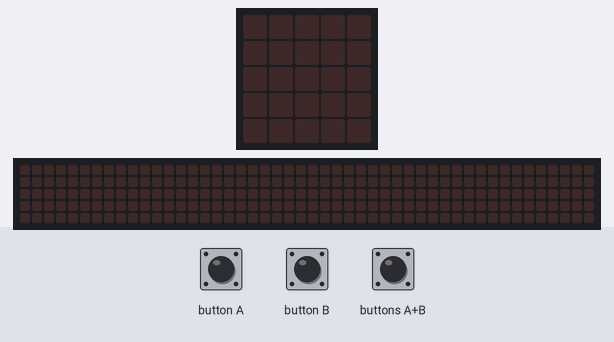
This program was run on a simulated BBC micro:bit running MicroPython. Parts: the board's 5×5 LED display, a strip that is not on the board, showing the scrolling text unrolled. Inputs (shaded band) come from the test bench. The 48×5 strip is a reading aid, not a part: it shows the text the display is scrolling, unrolled, one strip-width of it at a time.

Above: at 1.2 s.
1.3 s: button A pressed for 0.15 s
At 1.4 s:
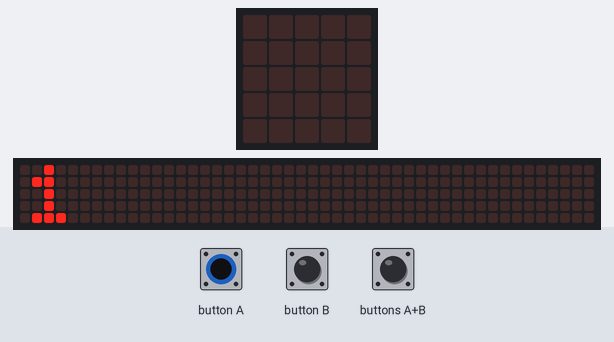
4.3 s: buttons A+B pressed for 0.15 s
At 4.4 s:
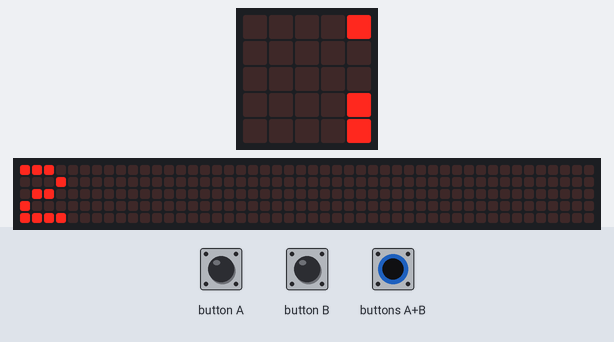
7.3 s: button B pressed for 0.15 s
At 7.37 s:
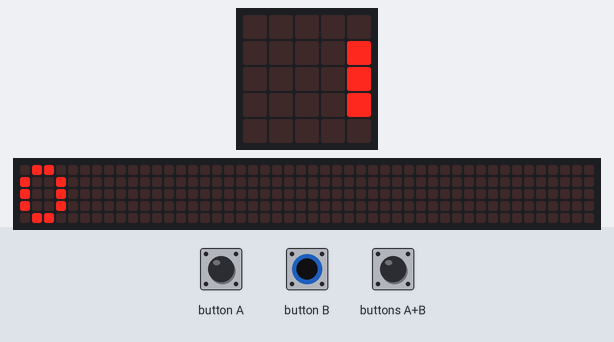
10.3 s: button B pressed for 1 s
At 10.38 s:
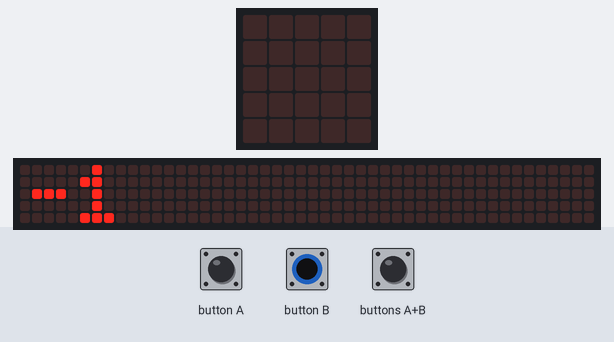
13.3 s: buttons A+B pressed for 1 s
At 13.53 s:
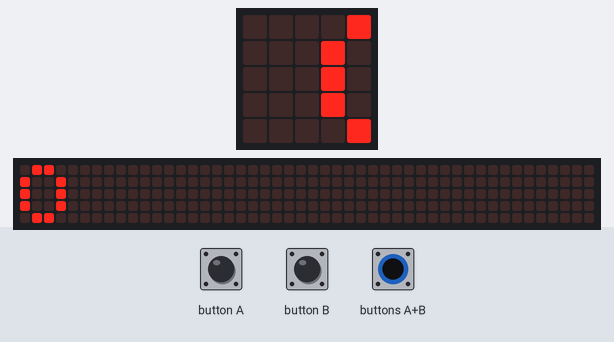
16.3 s: buttons A+B pressed for 3.2 s
At 17.9 s:
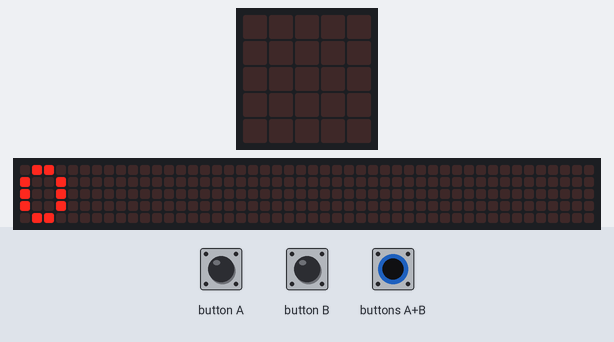

Measured:
- after the input at 1.3 s, the display: changes at once (image 1)
- after the input at 4.3 s, the display: changes at once (image 2)
- after the input at 7.3 s, the display: changes at once (image 3)
- after the input at 10.3 s, the display: changes at once (image 4)
- after the input at 13.3 s, the display: first changes at once (image 5 shows a later state)

The program:

main.py
```python
from microbit import *

contagem = 0

while True:
    if button_a.was_pressed():
        contagem += 1
        display.scroll(contagem)
    if button_b.was_pressed():
        contagem += -1
        display.scroll(contagem)
    if (button_a.is_pressed() and button_b.is_pressed()):
        contagem = 0
        display.scroll(contagem)
    sleep(20)
```
